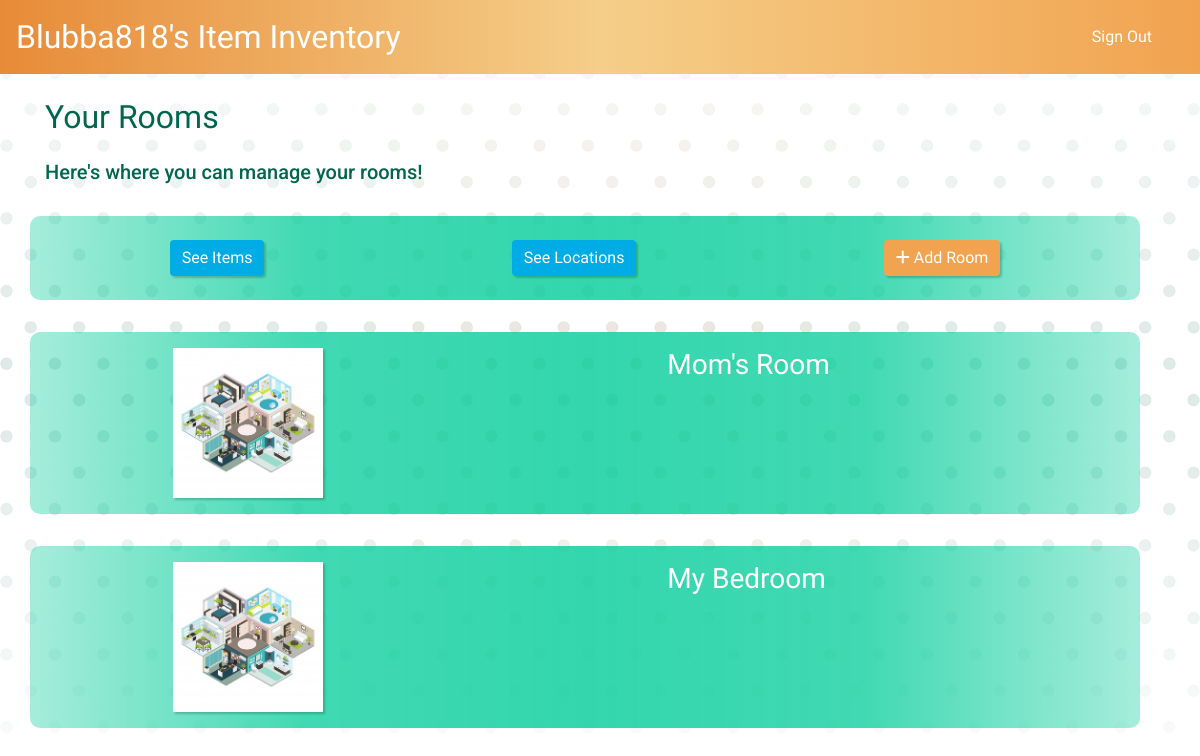
The page /items/room (signed in) on the database its author committed.
### items/models.py (models this page shows, shortened)
class Room(models.Model):
    name = models.CharField(max_length=200)
    image = models.ImageField(upload_to='images/', default='images/rooms.jpg')
    created_by = models.ForeignKey(User, on_delete=models.CASCADE)

### items/views.py (the view)
# urls.py: path('room', views.rooms, name='rooms'),
def rooms(request):
    room_list = Room.objects.all().order_by('name')
    context = {
        'room_list': room_list,
    }
    return render(request, 'items/rooms.html', context)

### items/templates/items/rooms.html
{% extends 'items/base.html' %}
{% block body %}
    <h2 class="page-info">Your Rooms</h2>
    <h5 class="page-info">Here's where you can manage your rooms!</h5>
    <div class="row" id="button_row">
        <a href="{% url 'items:index' %}" class="btn btn-primary">See Items</a>
        <a href="{% url 'items:locations' %}" class="btn btn-primary">See Locations</a>
        <a href="{% url 'items:create_room' %}" class="btn btn-warning"><i class="fas fa-plus"></i> Add Room</a>
    </div>
    {% for room in room_list %}
        {% if room.created_by == user %}
            <a href="{% url 'items:room_detail' room.id %}" class="item-link">
                <div class="row">
                    <div class="col-md-3">
                        <img src="../../media/{{ room.image }}" height="150px" alt="">
                    </div>
                    <div class="col-md-4">
                        <h3>{{ room.name }}</h3>
                    </div>
                </div>
            </a>
        {% endif %}
    {% endfor %}
{% endblock %}

### items/templates/items/base.html (shortened to what this page needs)
{% load static %}
<!doctype html>
<html lang="en">
<head>
    <link rel="stylesheet" href="{% static 'items/main.css' %}">
    <link rel="stylesheet" href="https://cdn.jsdelivr.net/npm/bootstrap@4.6.0/dist/css/bootstrap.min.css">
</head>
<body>
    <nav class="navbar navbar-dark bg-dark">
        <a href="{% url 'items:index' %}" class="navbar-brand">{% if user.is_authenticated %}{{ user.username }}'s{% endif %} Item Inventory</a>
        <div class="navbar">
            {% if user.is_authenticated %}
                <a href="{% url 'logout' %}" class="nav-item nav-link">Sign Out</a>
            {% else %}
                <a href="{% url 'login' %}" class="nav-item nav-link">Sign In</a>
                <a href="{% url 'register' %}" class="nav-item nav-link">Register</a>
            {% endif %}
        </div>
    </nav>
<div class="container">
    {% url 'login' as login %}
    {% url 'logout' as logout %}
    {% url 'register' as register %}
    {% if user.is_authenticated or request.path == login or request.path == logout or request.path == register %}
        {% block body %}
        {% endblock %}
    {% else %}
        <h5 class="page-info">Welcome to Item Inventory! Here, you can create an inventory of the things you own,
            so you never have to wonder where something is again!</h5>
        <h3 class="page-info">Sign in or register using the links above to start!</h3>
    {% endif %}
</div>
</body>
</html>

### items/static/items/main.css (style rules this page uses)
body { background: linear-gradient(rgba(255,255,255,.9), rgba(255,255,255,.25), rgba(255,255,255,.9)), url("../../media/images/bg.png") no-repeat center fixed; background-size: cover; }
h1, h2, h3, .navbar-brand, label, .btn, .navbar a { font-family: 'Patua One', Arial, helvetica, sans-serif; }
.navbar-brand { font-size: 2rem !important; }
h4, h5, h6, p, form { font-family: 'Roboto', Arial, helvetica, sans-serif; }
h4, h5, h6, p { font-weight: bold; }
nav { background: linear-gradient(to right, #e78b38, #f5ce89, #f1a34f); width: 100%; margin: 0 auto; }
.navbar a { color: white !important; }
.container { width: 80%; margin: 0 auto; color: white; }
.page-info { color: #00664d; margin-top: 1.5rem; }
img { box-shadow: 2px 2px 2px rgba(0,51,38,.25); }
.item-link { color: white; }
.row { width: 100%; margin: 2rem auto; padding: 1rem; display: flex; justify-content: space-around; flex-direction: row; background: linear-gradient(to right, rgba(0,204,153,.35), rgba(0,204,153,.75), rgba(0,204,153,.8), rgba(0,204,153,.75), rgba(0,204,153,.35)); border-radius: 10px; }
.row .btn { margin: .5rem; }
.btn { border: none !important; box-shadow: 2px 2px 2px rgba(0,51,38,.25); }
.btn-primary { background-color: #00ace6 !important; color: white !important; }
.btn-warning { background-color: #f1a34f !important; color: white !important; }

### rows shown on the page
Room: image (picture), name "Mom's Room"
Room: image (picture), name "My Bedroom"

### other values the page prints
{{ user.username }} "Blubba818"
